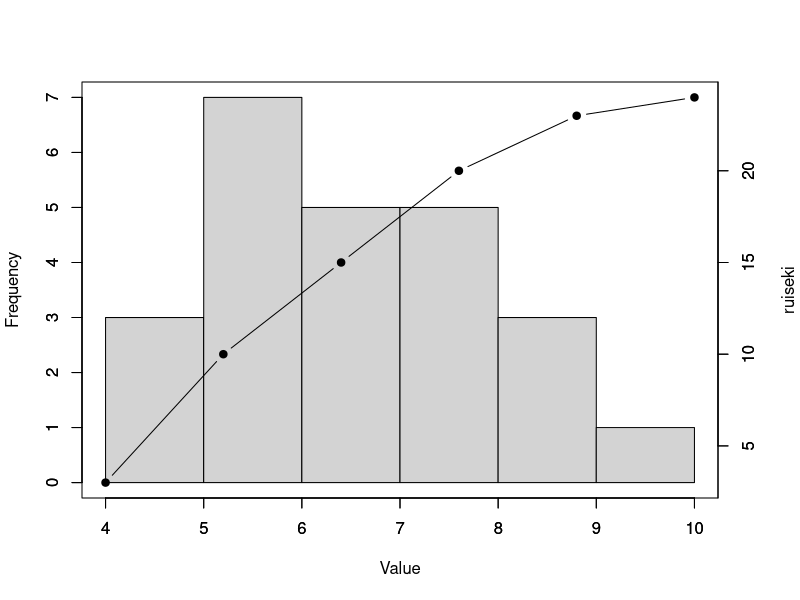

Source code (R):
data <- c(4.5, 5, 5, 5.5, 5.5, 5.5, 6, 6, 6, 6, 6.5, 7, 7, 7, 7, 7.5, 8, 8, 8, 8, 8.5, 8.5, 9, 10)
#data <- c(3.6,4.1,4.2,4.4,4.5,4.5,4.8,4.8,5.1,5.2,5.6,5.7,5.8,6.2,6.3,6.7,6.9,7.3,7.5,8.1)
windows()  # 新しいウィンドウを開く
par(oma = c(0, 0, 0, 2))
hist(data, main="", xlab="Value", ylab="Frequency")
dcumsum <- cumsum(hist(data, plot=FALSE)$counts)
axis(1)   # x
axis(2)   # left y
par(new=TRUE)
plot(hist(data, plot=FALSE)$mids, dcumsum, type="b", xlab="", ylab="", axes=FALSE, pch=19)
axis(side=4, at=pretty(range(dcumsum)), labels=pretty(range(dcumsum)))
mtext("ruiseki", side=4, line=3)
axis(4)
box()
